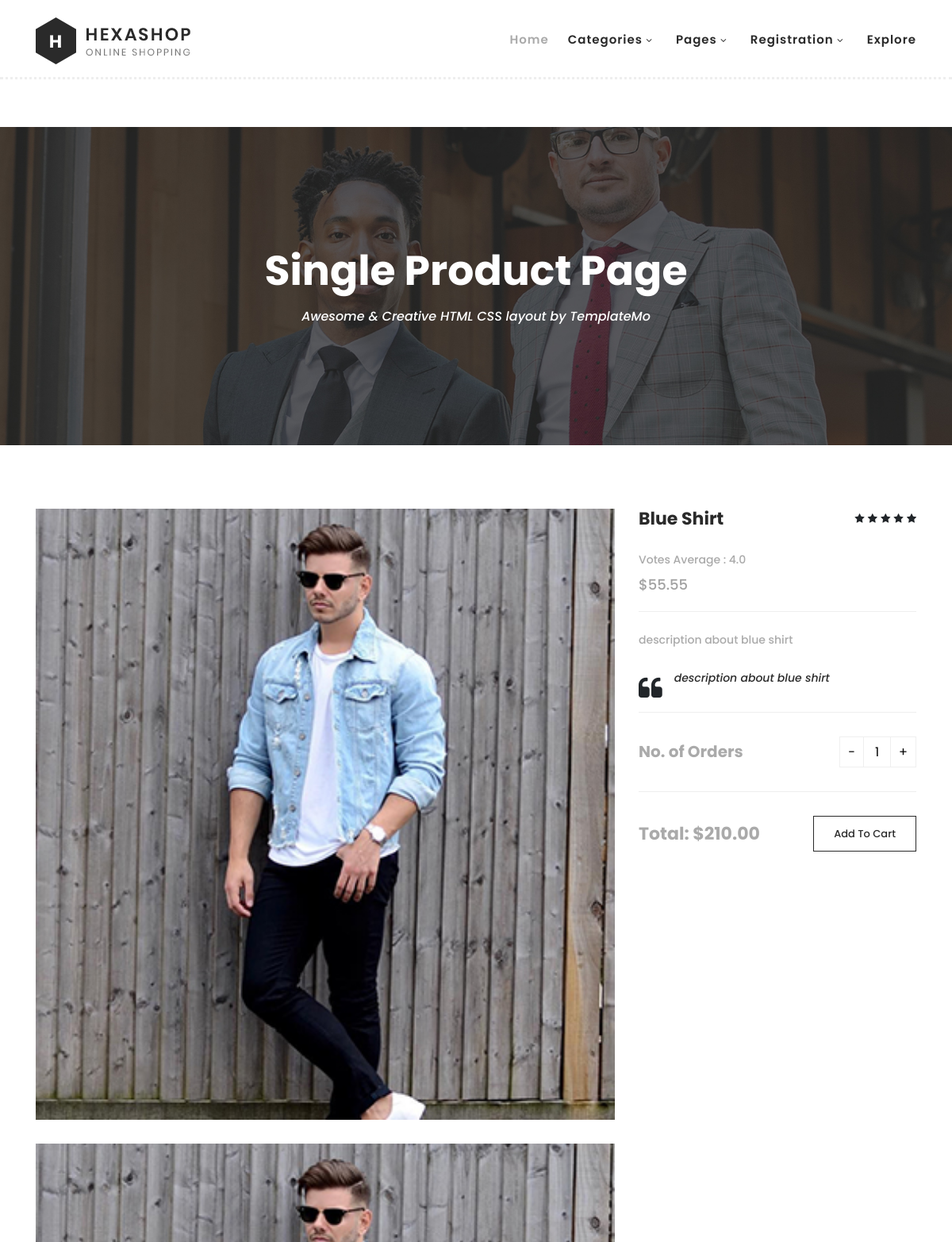
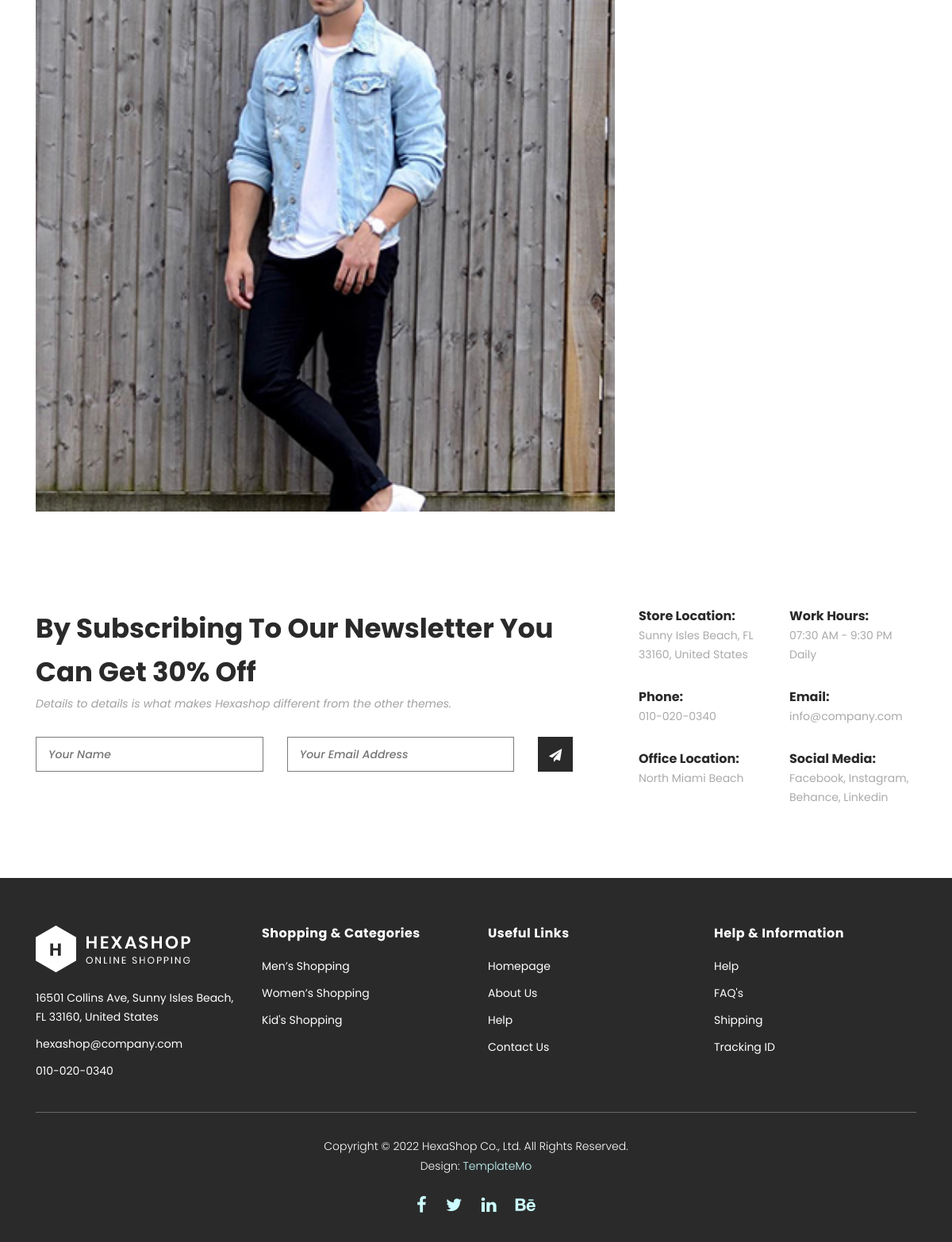
The page /products/detail/blue_shirt/ on the database its author committed (2 pictures, top to bottom).
### products/models.py (models this page shows, shortened)
class Product(models.Model):
    title = models.CharField(max_length=100)
    slug = models.SlugField(unique=True)
    description = models.TextField()
    price = models.DecimalField(max_digits=6, decimal_places=2)
    image1 = models.ImageField(upload_to='products/')
    image2 = models.ImageField(upload_to='products/')
    category = models.ForeignKey(Category, related_name='products', on_delete=models.CASCADE)

### products/views.py (the view)
# urls.py: path('detail/<slug:slug>/', product_detail, name='product_detail'),
def product_detail(request, slug):
    product = Product.objects.get(slug=slug)
    rates = product.rates.all().aggregate(Avg('rate'))
    context = {
        'product': product,
        'rates': rates,
    }
    return render(request, 'products/products_detail.html', context)

### products/context_processors.py (called while the page is built)
def menu_categories(request):
    categories = Category.objects.all()
    return({'menu_categories' : categories})

### products/models.py (called while the page is built)
    def get_absolute_url(self):
        return reverse('category', args=[self.slug])

### products/templatetags/product_tags.py (called while the page is built)
@register.filter
def get_value(dict, arg):
    for value in dict.values():
        return f'{arg} : {value:.1f}'

### products/templates/products/products_detail.html (shortened to what this page needs)
{% extends '_base.html' %}
{% load product_tags %}
{% block content %}
    <div class="page-heading" id="top">
        <div class="container">
            <div class="row">
                <div class="col-lg-12">
                    <div class="inner-content">
                        <h2>Single Product Page</h2>
                        <span>Awesome &amp; Creative HTML CSS layout by TemplateMo</span>
                    </div>
                </div>
            </div>
        </div>
    </div>
    <section class="section" id="product">
        <div class="container">
            <div class="row">
                <div class="col-lg-8">
                <div class="left-images">
                    <img src="{{ product.image1.url }}"" alt="">
                    <img src="{{ product.image2.url }}"" alt="">
                </div>
            </div>
            <div class="col-lg-4">
                <div class="right-content">
                    <h4>{{ product.title }}</h4>
                    <p>{{ rates|get_value:"Votes Average" }}</p>
                    <span class="price">${{ product.price }}</span>
                    <ul class="stars">
                        <li><i class="fa fa-star"></i></li>
                        <li><i class="fa fa-star"></i></li>
                        <li><i class="fa fa-star"></i></li>
                        <li><i class="fa fa-star"></i></li>
                        <li><i class="fa fa-star"></i></li>
                    </ul>
                    <span>{{ product.description }}</span>
                    <div class="quote">
                        <i class="fa fa-quote-left"></i><p>{{ product.description }}</p>
                    </div>
                    <div class="quantity-content">
                        <div class="left-content">
                            <h6>No. of Orders</h6>
                        </div>
                        <div class="right-content">
                            <div class="quantity buttons_added">
                                <input type="button" value="-" class="minus"><input type="number" step="1" min="1" max="" name="quantity" value="1" title="Qty" class="input-text qty text" size="4" pattern="" inputmode=""><input type="button" value="+" class="plus">
                            </div>
                        </div>
                    </div>
                    <div class="total">
                        <h4>Total: $210.00</h4>
                        <div class="main-border-button"><a href="#">Add To Cart</a></div>
                    </div>
                </div>
            </div>
            </div>
        </div>
    </section>
{% endblock content %}

### static/css/templatemo-hexashop.css (style rules this page uses)
html, body, div, span, applet, object, iframe, h1, h2, h3, h4, h5, h6, p, blockquote, div pre, a, abbr, acronym, address, big, cite, code, del, dfn, em, font, img, ins, kbd, q, s, samp, small, strike, strong, sub, sup, tt, var, b, u, i, center, dl, dt, dd, ol, ul, li, figure, header, nav, section, article, aside, footer, figcaption { margin: 0; padding: 0; border: 0; outline: 0; }
ul, li { padding: 0; margin: 0; list-style: none; }
header, nav, section, article, aside, footer, hgroup { display: block; }
* { box-sizing: border-box; }
html, body { font-family: 'Poppins', sans-serif; font-weight: 400; background-color: #fff; font-size: 16px; -ms-text-size-adjust: 100%; -webkit-font-smoothing: antialiased; -moz-osx-font-smoothing: grayscale; }
a { text-decoration: none !important; }
h1, h2, h3, h4, h5, h6 { margin-top: 0px; margin-bottom: 0px; }
ul { margin-bottom: 0px; }
p { font-size: 14px; line-height: 25px; color: #2a2a2a; }
html, body { background: #fff; font-family: 'Poppins', sans-serif; }
.main-border-button a { font-size: 13px; color: #fff; border: 1px solid #fff; padding: 12px 25px; display: inline-block; font-weight: 500; transition: all .3s; }
.page-heading { margin-top: 160px; margin-bottom: 30px; background-image: url(../images/products-page-heading.jpg); background-position: center center; background-size: cover; background-repeat: no-repeat; }
.page-heading .inner-content { padding: 150px 0px; text-align: center; }
.page-heading .inner-content h2 { font-size: 52px; color: #fff; font-weight: 700; margin-bottom: 15px; }
.page-heading .inner-content span { font-size: 16px; font-weight: 500; color: #fff; font-style: italic; }
#product { margin-top: 80px; }
#product .left-images img { width: 100%; overflow: hidden; margin-bottom: 30px; }
#product .right-content { position: relative; z-index: 3; background-color: #fff; }
#product .right-content h4 { font-size: 22px; color: #2a2a2a; font-weight: 700; margin-bottom: 0px; }
#product .right-content span.price { font-size: 18px; color: #a1a1a1; font-weight: 500; display: block; margin-top: 5px; border-bottom: 1px solid #eee; padding-bottom: 20px; }
#product .right-content ul.stars { position: absolute; right: 0; top: 0; }
#product .right-content ul.stars li { display: inline; font-size: 13px; }
#product .right-content span { font-size: 14px; color: #aaaaaa; font-weight: 500; display: block; margin-top: 25px; }
#product .right-content .quote { margin-top: 25px; }
#product .right-content .quote i { float: left; font-size: 32px; margin-right: 15px; margin-top: 10px; }
#product .right-content .quote p { font-style: italic; color: #2a2a2a; font-weight: 500; }
#product .right-content p { font-size: 14px; color: #aaaaaa; font-weight: 500; display: block; margin-top: 25px; }
.quantity-content { margin-top: 30px; padding-top: 30px; border-top: 1px solid #eee; border-bottom: 1px solid #eee; width: 100%; padding-bottom: 30px; margin-bottom: 30px; }
.quantity-content .left-content { float: left; margin-right: 30px; }
.quantity-content .right-content { text-align: right; }
.quantity-content .left-content h6 { padding-top: 7px; font-size: 20px; font-weight: 700; color: #aaa; position: relative; z-index: 11; }
.total h4 { float: left; font-size: 20px; margin-top: 10px; color: #aaa!important; }
.total .main-border-button { text-align: right; }
.total .main-border-button a { border-color: #2a2a2a; color: #2a2a2a; }
.quantity { display: inline-block; }
.quantity .input-text.qty { width: 35px; height: 39px; padding: 0 5px; text-align: center; background-color: transparent; border: 1px solid #efefef; }
.quantity.buttons_added { text-align: left; position: relative; white-space: nowrap; vertical-align: top; }
.quantity.buttons_added input { display: inline-block; margin: 0; vertical-align: top; box-shadow: none; }
.quantity.buttons_added .minus, .quantity.buttons_added .plus { padding: 7px 10px 8px; height: 39px; background-color: #ffffff; border: 1px solid #efefef; cursor:pointer; }
.quantity.buttons_added .minus { border-right: 0; }
.quantity.buttons_added .plus { border-left: 0; }

### rows shown on the page
Product: image1 (picture), image2 (picture), title "Blue Shirt", price "55.55", description "description about blue shirt"

### other values the page prints
{{ rates|get_value:"Votes Average" }} "Votes Average : 4.0"
